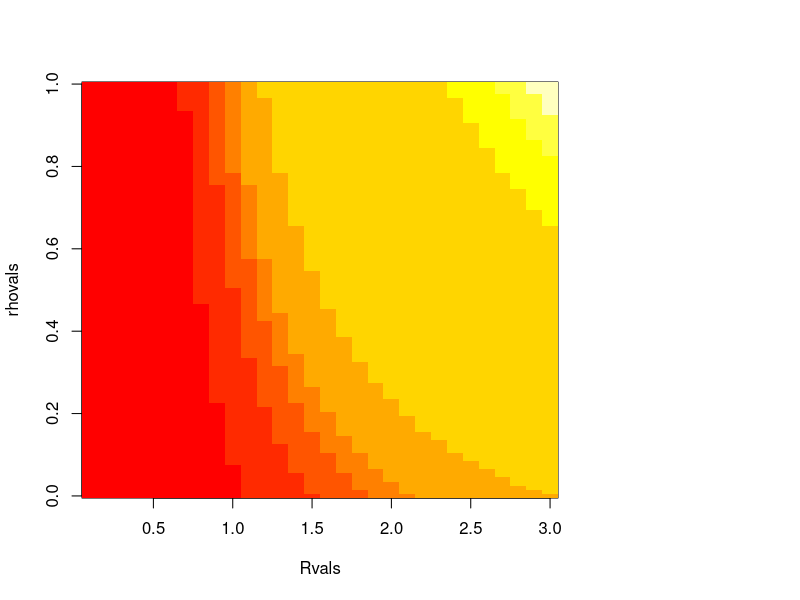

This figure's R source: (Note: this script raises an error after producing the figure.)
sigma2 = 0.0
steps = 500

Rvals = seq(0,3,by=0.1)
Rvals = Rvals[-1]
xR = length(Rvals)
rhovals = seq(0,1,by=0.01)
xrho = length(rhovals)
sigmax2_init = 1

final_x = array(NA,dim=c(xR,xrho))
final_y = array(NA,dim=c(xR,xrho))
Fmat = array(NA,dim=c(xR,xrho))

for(i in 1:xR){
	for(j in 1:xrho){
		R = Rvals[i]
		rho = rhovals[j]
				Fmat[i,j] = sqrt(rho^2*(R^2-1)+2*(rho*R+1))
		sigmax2 = (sigmax2_init)^2
		sigmay2 = (R*sqrt(sigmax2_init))^2
		cov = rho*sqrt(sigmax2*sigmay2)
		for(t in 2:steps){
		rho = cov[t-1]/sqrt(sigmax2[t-1]*sigmay2[t-1])
		sigmax2[t] = sigmax2[t-1]*(sigma2*(sigma2+sigmax2[t-1])+sigmay2[t-1]*sigmax2[t-1])/(sigma2+sigmax2[t-1])^2
		sigmay2[t] = 1/2*sigmay2[t-1]*(1+cov[t-1]/(sigma2+sigmax2[t-1]))+1/4*cov[t-1]^2/(sigma2+sigmax2[t-1])^2*(sigmay2[t-1]-sigma2-sigmax2[t-1])
		cov[t] = 1/2*cov[t-1]*(sigma2*(sigma2+sigmax2[t-1])+sigmay2[t-1]*sigmax2[t-1])/(sigma2+sigmax2[t-1])^2+1/2*sigmax2[t-1]*sigmay2[t-1]/(sigma2+sigmax2[t-1])
		}
		final_x[i,j]=sigmax2[steps]
		final_y[i,j]=sigmay2[steps]
	}
}

breaks=c(seq(min(final_x),1,length.out=5),seq(2,max(final_x),length.out=5))
layout(matrix(c(1,2),ncol=2),widths=c(3,1))
image(Rvals,rhovals,final_x,col=c(heat.colors(length(breaks)-1)),breaks=breaks);
image.scale(log(final_x),col=c(heat.colors(length(breaks)-1)),breaks=log(breaks),horiz=FALSE)

